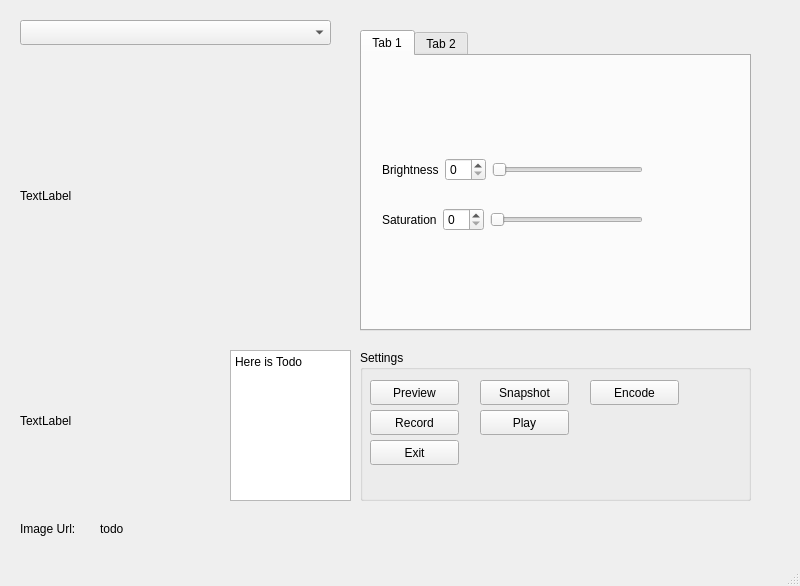
<?xml version="1.0" encoding="UTF-8"?>
<ui version="4.0">
 <class>MainWindow</class>
 <widget class="QMainWindow" name="MainWindow">
  <property name="geometry">
   <rect>
    <x>0</x>
    <y>0</y>
    <width>800</width>
    <height>586</height>
   </rect>
  </property>
  <property name="windowTitle">
   <string>MainWindow</string>
  </property>
  <widget class="QWidget" name="centralwidget">
   <widget class="QTabWidget" name="tabWidget">
    <property name="geometry">
     <rect>
      <x>360</x>
      <y>30</y>
      <width>391</width>
      <height>301</height>
     </rect>
    </property>
    <property name="currentIndex">
     <number>0</number>
    </property>
    <widget class="QWidget" name="tab">
     <attribute name="title">
      <string>Tab 1</string>
     </attribute>
     <widget class="QWidget" name="layoutWidget_3">
      <property name="geometry">
       <rect>
        <x>20</x>
        <y>100</y>
        <width>261</width>
        <height>28</height>
       </rect>
      </property>
      <layout class="QHBoxLayout" name="horizontalLayout_3">
       <item>
        <widget class="QLabel" name="mLabelBrightness_3">
         <property name="baseSize">
          <size>
           <width>0</width>
           <height>0</height>
          </size>
         </property>
         <property name="text">
          <string>Brightness</string>
         </property>
        </widget>
       </item>
       <item>
        <widget class="QSpinBox" name="mSpinBoxBrightness_2"/>
       </item>
       <item>
        <widget class="QSlider" name="mSliderBrightness_2">
         <property name="orientation">
          <enum>Qt::Horizontal</enum>
         </property>
        </widget>
       </item>
      </layout>
     </widget>
     <widget class="QWidget" name="layoutWidget_4">
      <property name="geometry">
       <rect>
        <x>20</x>
        <y>150</y>
        <width>261</width>
        <height>28</height>
       </rect>
      </property>
      <layout class="QHBoxLayout" name="horizontalLayout_4">
       <item>
        <widget class="QLabel" name="mLabelBrightness_4">
         <property name="baseSize">
          <size>
           <width>0</width>
           <height>0</height>
          </size>
         </property>
         <property name="text">
          <string>Saturation</string>
         </property>
        </widget>
       </item>
       <item>
        <widget class="QSpinBox" name="mSpinBoxSaturation_2"/>
       </item>
       <item>
        <widget class="QSlider" name="mSliderSaturation_2">
         <property name="orientation">
          <enum>Qt::Horizontal</enum>
         </property>
        </widget>
       </item>
      </layout>
     </widget>
    </widget>
    <widget class="QWidget" name="tab_2">
     <attribute name="title">
      <string>Tab 2</string>
     </attribute>
     <widget class="QWidget" name="layoutWidget">
      <property name="geometry">
       <rect>
        <x>150</x>
        <y>170</y>
        <width>291</width>
        <height>28</height>
       </rect>
      </property>
      <layout class="QHBoxLayout" name="horizontalLayout_2">
       <item>
        <widget class="QLabel" name="mLabelBrightness_2">
         <property name="baseSize">
          <size>
           <width>0</width>
           <height>0</height>
          </size>
         </property>
         <property name="text">
          <string>Saturation</string>
         </property>
        </widget>
       </item>
       <item>
        <widget class="QSpinBox" name="mSpinBoxSaturation"/>
       </item>
       <item>
        <widget class="QSlider" name="mSliderSaturation">
         <property name="orientation">
          <enum>Qt::Horizontal</enum>
         </property>
        </widget>
       </item>
      </layout>
     </widget>
     <widget class="QWidget" name="layoutWidget_2">
      <property name="geometry">
       <rect>
        <x>141</x>
        <y>120</y>
        <width>301</width>
        <height>28</height>
       </rect>
      </property>
      <layout class="QHBoxLayout" name="horizontalLayout">
       <item>
        <widget class="QLabel" name="mLabelBrightness">
         <property name="baseSize">
          <size>
           <width>0</width>
           <height>0</height>
          </size>
         </property>
         <property name="text">
          <string>Brightness</string>
         </property>
        </widget>
       </item>
       <item>
        <widget class="QSpinBox" name="mSpinBoxBrightness"/>
       </item>
       <item>
        <widget class="QSlider" name="mSliderBrightness">
         <property name="orientation">
          <enum>Qt::Horizontal</enum>
         </property>
        </widget>
       </item>
      </layout>
     </widget>
    </widget>
   </widget>
   <widget class="QGroupBox" name="groupBox">
    <property name="geometry">
     <rect>
      <x>360</x>
      <y>350</y>
      <width>391</width>
      <height>151</height>
     </rect>
    </property>
    <property name="title">
     <string>Settings</string>
    </property>
    <widget class="QPushButton" name="mBtnPreview">
     <property name="geometry">
      <rect>
       <x>10</x>
       <y>30</y>
       <width>89</width>
       <height>25</height>
      </rect>
     </property>
     <property name="text">
      <string>Preview</string>
     </property>
    </widget>
    <widget class="QPushButton" name="mBtnRecord">
     <property name="geometry">
      <rect>
       <x>10</x>
       <y>60</y>
       <width>89</width>
       <height>25</height>
      </rect>
     </property>
     <property name="text">
      <string>Record</string>
     </property>
    </widget>
    <widget class="QPushButton" name="mBtnSnapshot">
     <property name="geometry">
      <rect>
       <x>120</x>
       <y>30</y>
       <width>89</width>
       <height>25</height>
      </rect>
     </property>
     <property name="text">
      <string>Snapshot</string>
     </property>
    </widget>
    <widget class="QPushButton" name="pushButton_4">
     <property name="geometry">
      <rect>
       <x>120</x>
       <y>60</y>
       <width>89</width>
       <height>25</height>
      </rect>
     </property>
     <property name="text">
      <string>Play</string>
     </property>
    </widget>
    <widget class="QPushButton" name="mBtnExit">
     <property name="geometry">
      <rect>
       <x>10</x>
       <y>90</y>
       <width>89</width>
       <height>25</height>
      </rect>
     </property>
     <property name="text">
      <string>Exit</string>
     </property>
    </widget>
    <widget class="QPushButton" name="mBtnEncode">
     <property name="geometry">
      <rect>
       <x>230</x>
       <y>30</y>
       <width>89</width>
       <height>25</height>
      </rect>
     </property>
     <property name="text">
      <string>Encode</string>
     </property>
    </widget>
   </widget>
   <widget class="QComboBox" name="comboBox">
    <property name="geometry">
     <rect>
      <x>20</x>
      <y>20</y>
      <width>311</width>
      <height>25</height>
     </rect>
    </property>
   </widget>
   <widget class="QPlainTextEdit" name="plainTextEdit">
    <property name="geometry">
     <rect>
      <x>230</x>
      <y>350</y>
      <width>121</width>
      <height>151</height>
     </rect>
    </property>
    <property name="plainText">
     <string>Here is Todo</string>
    </property>
   </widget>
   <widget class="QLabel" name="label">
    <property name="geometry">
     <rect>
      <x>20</x>
      <y>520</y>
      <width>81</width>
      <height>17</height>
     </rect>
    </property>
    <property name="text">
     <string>Image Url:</string>
    </property>
   </widget>
   <widget class="QLabel" name="label_2">
    <property name="geometry">
     <rect>
      <x>100</x>
      <y>520</y>
      <width>251</width>
      <height>17</height>
     </rect>
    </property>
    <property name="text">
     <string>todo</string>
    </property>
   </widget>
   <widget class="QLabel" name="mLabelPreview">
    <property name="geometry">
     <rect>
      <x>20</x>
      <y>70</y>
      <width>311</width>
      <height>251</height>
     </rect>
    </property>
    <property name="text">
     <string>TextLabel</string>
    </property>
   </widget>
   <widget class="QLabel" name="mLabelSnapshot">
    <property name="geometry">
     <rect>
      <x>20</x>
      <y>350</y>
      <width>181</width>
      <height>141</height>
     </rect>
    </property>
    <property name="text">
     <string>TextLabel</string>
    </property>
   </widget>
  </widget>
  <widget class="QMenuBar" name="menubar">
   <property name="geometry">
    <rect>
     <x>0</x>
     <y>0</y>
     <width>800</width>
     <height>22</height>
    </rect>
   </property>
  </widget>
  <widget class="QStatusBar" name="statusbar"/>
 </widget>
 <resources/>
 <connections/>
</ui>
